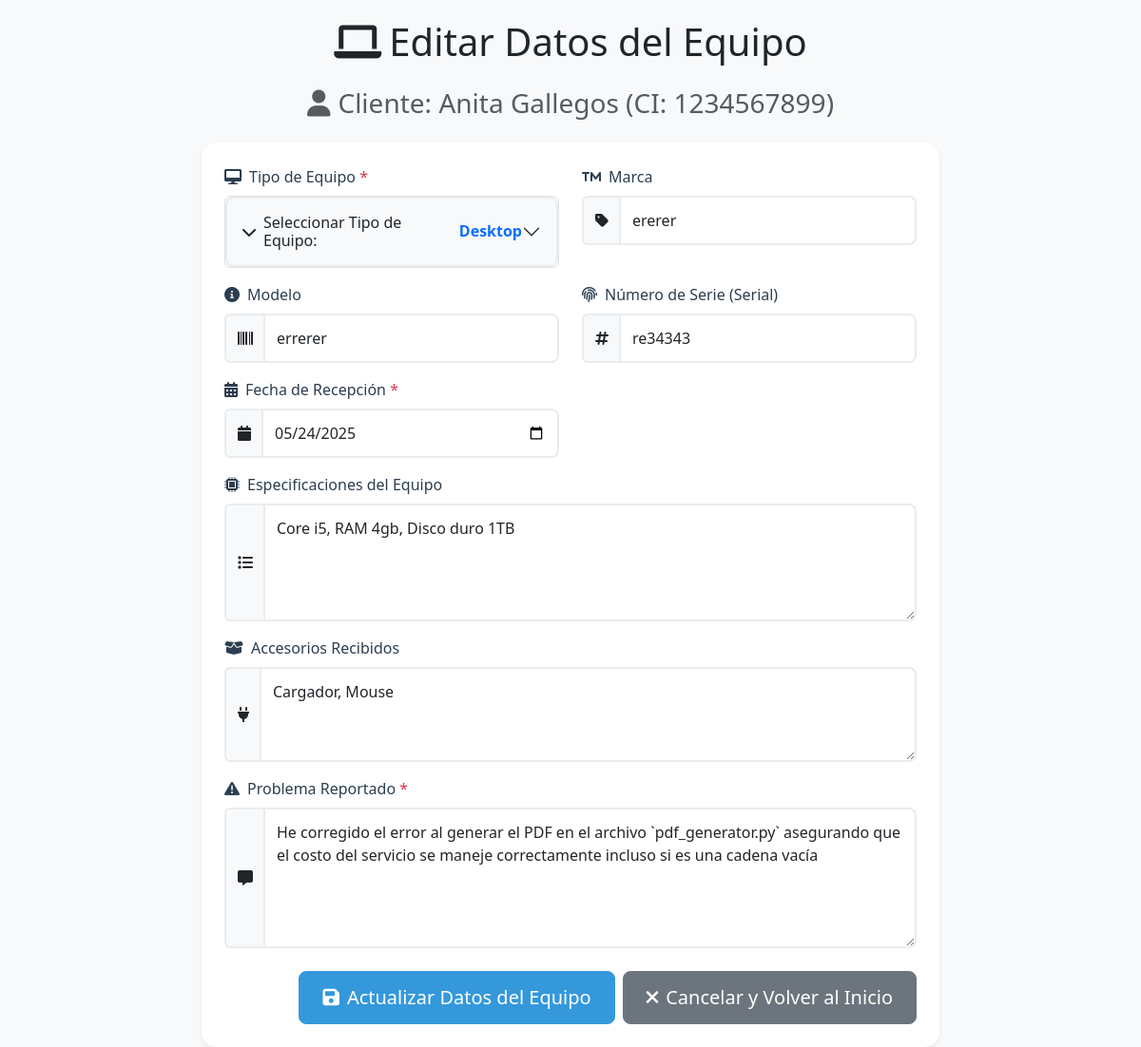
/diagnostico/equipo/1234567899/4 (signed in), run on the app's committed database.
### tables this page shows
CREATE TABLE clientes (
            ci TEXT PRIMARY KEY NOT NULL, -- CI como clave primaria y no nula
            nombre TEXT NOT NULL,
            telefono TEXT,
            email TEXT,
            direccion TEXT
        );

CREATE TABLE diagnosticos (
            id INTEGER PRIMARY KEY AUTOINCREMENT,
            cliente_ci TEXT NOT NULL, -- Ahora referencia a la CI del cliente
            fecha_recepcion TEXT NOT NULL,
            tipo_equipo TEXT NOT NULL,
            marca TEXT,
            modelo TEXT,
            serial TEXT,
            componentes TEXT, -- Campo de componentes añadido
            accesorios_recibidos TEXT,
            problema_reportado TEXT NOT NULL,
            diagnostico_inicial TEXT,
            solucion_aplicada TEXT,
            piezas_reemplazadas TEXT,
            estado_final TEXT NOT NULL,
            fecha_entrega TEXT,
            costo_servicio REAL,
            observaciones_adicionales TEXT,
            FOREIGN KEY (cliente_ci) REFERENCES clientes(ci)
        );

### app.py (the view, shortened to what this page needs)
@app.route('/diagnostico/equipo/<string:cliente_ci>', methods=['GET', 'POST'])
@app.route('/diagnostico/equipo/<string:cliente_ci>/<int:diagnostico_id>', methods=['GET', 'POST'])
@login_required
def diagnostico_equipo(cliente_ci, diagnostico_id=None):
    db = get_db()
    cliente = db.execute('SELECT * FROM clientes WHERE ci = ?', (cliente_ci,)).fetchone()
    if not cliente:
        db.close()
        flash('Cliente no encontrado.', 'danger')
        return redirect(url_for('listar_clientes'))
    diagnostico = None
    if diagnostico_id:
        diagnostico = db.execute('SELECT * FROM diagnosticos WHERE id = ? AND cliente_ci = ?', (diagnostico_id, cliente_ci)).fetchone()
        if not diagnostico:
            db.close()
            flash('Diagnóstico no encontrado para edición o no pertenece a este cliente.', 'danger')
            return redirect(url_for('listar_diagnosticos'))
    form_data = dict(diagnostico) if diagnostico else {}
    if 'componentes' not in form_data:
        form_data['componentes'] = diagnostico['componentes'] if diagnostico else ''
    if not diagnostico_id:
        if 'fecha_recepcion' not in form_data:
            form_data['fecha_recepcion'] = datetime.now().strftime('%Y-%m-%d')
    elif diagnostico and diagnostico['fecha_recepcion']:
        form_data['fecha_recepcion'] = diagnostico['fecha_recepcion'].split(' ')[0]
    db.close()
    return render_template('form_equipo.html',
                           cliente=cliente,
                           diagnostico=diagnostico,
                           form_data=form_data)

### app.py (called while the page is built)
@app.before_request
def load_logged_in_user():
    user_id = session.get('user_id')
    if user_id is None:
        g.user = None
    else:
        db = get_db()
        g.user = db.execute(
            'SELECT * FROM users WHERE id = ?', (user_id,)
        ).fetchone()
        db.close()

def login_required(view):
    @wraps(view)
    def wrapped_view(**kwargs):
        if g.user is None:
            flash('Debes iniciar sesión para acceder a esta página.', 'warning')
            return redirect(url_for('login'))
        return view(**kwargs)
    return wrapped_view

### database.py (called while the page is built)
def get_db():
    conn = sqlite3.connect(DATABASE)
    conn.row_factory = sqlite3.Row
    return conn

### templates/form_equipo.html (shortened to what this page needs)
<!DOCTYPE html>
<html lang="es">
<head>
    <link href="https://cdn.jsdelivr.net/npm/bootstrap@5.3.3/dist/css/bootstrap.min.css" rel="stylesheet">
    <link rel="stylesheet" href="https://cdnjs.cloudflare.com/ajax/libs/font-awesome/6.0.0/css/all.min.css">
</head>
<body>
    <div class="container">
        <h1 class="mb-4 text-center"><i class="fas fa-laptop me-2"></i>{{ 'Editar' if diagnostico else 'Registrar' }} Datos del Equipo</h1>
        <h3 class="mb-4 text-center text-muted"><i class="fas fa-user me-2"></i>Cliente: {{ cliente.nombre }} (CI: {{ cliente.ci }})</h3>
        <div class="card p-4 shadow-sm">
            <form action="{{ url_for('diagnostico_equipo', cliente_ci=cliente.ci, diagnostico_id=diagnostico.id if diagnostico else None) }}" method="POST">
                <div class="row">
                    <div class="col-md-6 mb-3">
                        <label for="tipo_equipo_hidden" class="form-label"><i class="fas fa-desktop me-2"></i>Tipo de Equipo <span class="text-danger">*</span></label>
                        <div class="accordion" id="accordionTipoEquipo">
                            <div class="accordion-item">
                                <h2 class="accordion-header" id="headingOne">
                                    <button class="accordion-button collapsed" type="button" data-bs-toggle="collapse" data-bs-target="#collapseOne" aria-expanded="false" aria-controls="collapseOne">
                                        <i class="fas fa-chevron-down me-2"></i>Seleccionar Tipo de Equipo: <span id="selectedTipoEquipo" class="ms-2 fw-bold text-primary">
                                        </span>
                                    </button>
                                </h2>
                            </div>
                        </div>
                    </div>
                    <div class="col-md-6 mb-3">
                        <label for="marca" class="form-label"><i class="fas fa-trademark me-2"></i>Marca</label>
                        <div class="input-group">
                            <span class="input-group-text"><i class="fas fa-tag"></i></span>
                            <input type="text" class="form-control" id="marca" name="marca"
                                   value="{{ form_data.marca if form_data.marca else '' }}">
                        </div>
                    </div>
                </div>
                <div class="row">
                    <div class="col-md-6 mb-3">
                        <label for="modelo" class="form-label"><i class="fas fa-info-circle me-2"></i>Modelo</label>
                        <div class="input-group">
                            <span class="input-group-text"><i class="fas fa-barcode"></i></span>
                            <input type="text" class="form-control" id="modelo" name="modelo"
                                   value="{{ form_data.modelo if form_data.modelo else '' }}">
                        </div>
                    </div>
                    <div class="col-md-6 mb-3">
                        <label for="serial" class="form-label"><i class="fas fa-fingerprint me-2"></i>Número de Serie (Serial)</label>
                        <div class="input-group">
                            <span class="input-group-text"><i class="fas fa-hashtag"></i></span>
                            <input type="text" class="form-control" id="serial" name="serial"
                                   value="{{ form_data.serial if form_data.serial else '' }}">
                        </div>
                    </div>
                </div>
                <div class="row">
                    <div class="col-md-6 mb-3">
                        <label for="fecha_recepcion" class="form-label"><i class="fas fa-calendar-alt me-2"></i>Fecha de Recepción <span class="text-danger">*</span></label>
                        <div class="input-group">
                            <span class="input-group-text"><i class="fas fa-calendar"></i></span>
                            <input type="date" class="form-control" id="fecha_recepcion" name="fecha_recepcion" required
                                   value="{{ form_data.fecha_recepcion if form_data.fecha_recepcion else (diagnostico.fecha_recepcion.split(' ')[0] if diagnostico and diagnostico.fecha_recepcion else '') }}">
                        </div>
                    </div>
                </div>
                <div class="mb-3">
                    <label for="componentes" class="form-label"><i class="fas fa-microchip me-2"></i>Especificaciones del Equipo</label>
                    <div class="input-group">
                        <span class="input-group-text"><i class="fas fa-list"></i></span>
                        <textarea class="form-control" id="componentes" name="componentes" rows="4" placeholder="Detalles de Memoria, Procesador, Disco Duro, etc.">{{ form_data.componentes if form_data.componentes else '' }}</textarea>
                    </div>
                </div>
                <div class="mb-3">
                    <label for="accesorios_recibidos" class="form-label"><i class="fas fa-box-open me-2"></i>Accesorios Recibidos</label>
                    <div class="input-group">
                        <span class="input-group-text"><i class="fas fa-plug"></i></span>
                        <textarea class="form-control" id="accesorios_recibidos" name="accesorios_recibidos" rows="3" placeholder="Cargador, mouse, teclado, etc.">{{ form_data.accesorios_recibidos if form_data.accesorios_recibidos else '' }}</textarea>
                    </div>
                </div>
                <div class="mb-3">
                    <label for="problema_reportado" class="form-label"><i class="fas fa-exclamation-triangle me-2"></i>Problema Reportado <span class="text-danger">*</span></label>
                    <div class="input-group">
                        <span class="input-group-text"><i class="fas fa-comment-alt"></i></span>
                        <textarea class="form-control" id="problema_reportado" name="problema_reportado" rows="5" required placeholder="Describa el problema reportado por el cliente">{{ form_data.problema_reportado if form_data.problema_reportado else '' }}</textarea>
                    </div>
                </div>
                <div class="d-grid gap-2 d-md-flex justify-content-md-end mt-4">
                    <button type="submit" class="btn btn-primary btn-lg">
                        <i class="fas fa-save me-2"></i>{{ 'Actualizar Datos del Equipo' if diagnostico else 'Guardar Datos del Equipo y Continuar' }}
                    </button>
                    <a href="{{ url_for('index') }}" class="btn btn-secondary btn-lg">
                        <i class="fas fa-times me-2"></i>Cancelar y Volver al Inicio
                    </a>
                </div>
            </form>
        </div>
    </div>
</body>
</html>

### templates/form_equipo.html (style rules this page uses)
body { padding-top: 20px; background-color: #f8f9fa; }
.container { max-width: 800px; }
.card { border: none; border-radius: 15px; box-shadow: 0 0 20px rgba(0,0,0,0.1); }
.form-label { font-weight: 500; color: #2c3e50; }
.form-control { border: 2px solid #e9ecef; border-radius: 8px; padding: 12px; transition: all 0.3s ease; }
.input-group-text { background-color: #f8f9fa; border: 2px solid #e9ecef; border-right: none; }
.btn { padding: 12px 24px; border-radius: 8px; transition: all 0.3s ease; }
.btn-primary { background-color: #3498db; border-color: #3498db; }
.accordion-button { padding: 1rem; background-color: #f8f9fa; border: 2px solid #e9ecef; border-radius: 8px !important; }

### data on the page
clientes: nombre "Anita Gallegos", ci "1234567899"
diagnosticos: marca "ererer", modelo "errerer", serial "re34343", fecha_recepcion "05/24/2025", componentes "Core i5, RAM 4gb, Disco duro 1TB", accesorios_recibidos "Cargador, Mouse", problema_reportado "He corregido el error al generar el PDF en el archivo `pdf_generator.py` asegurando que el costo del servicio se maneje correctamente incluso si es una cadena vacía"

### other printed values
{{ 'Editar' if diagnostico else 'Registrar' }} "Editar"
